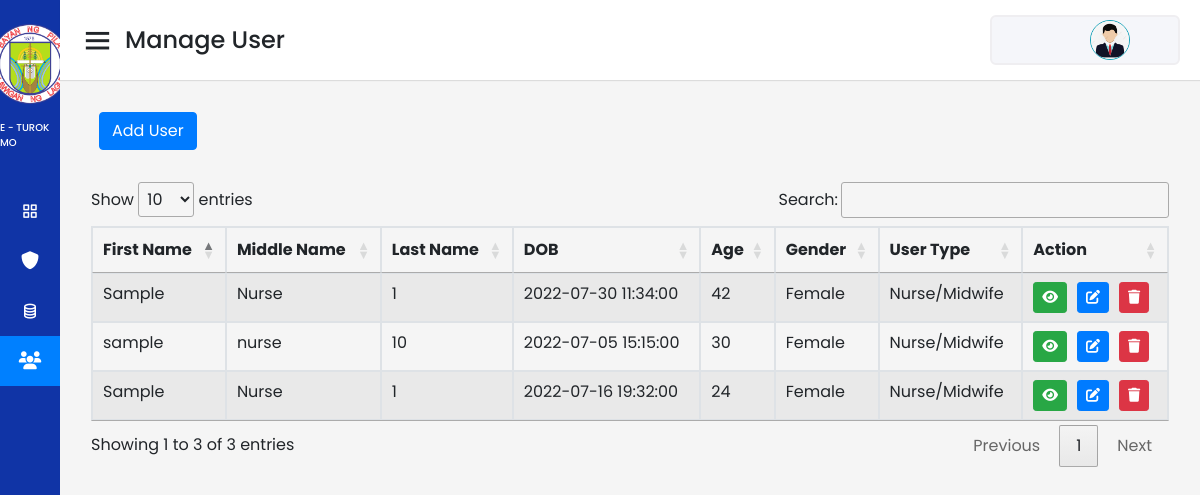
/admin/manage_user.php (signed in), run on the app's committed database.
### tables this page shows
CREATE TABLE `user_category` (
  `user_category_id` int(11) NOT NULL,
  `user_id` int(11) NOT NULL,
  `user_type` varchar(30) NOT NULL
);

CREATE TABLE `users` (
  `user_id` int(11) NOT NULL,
  `first_name` varchar(20) NOT NULL,
  `middle_name` varchar(20) NOT NULL,
  `last_name` varchar(20) NOT NULL,
  `dob` datetime DEFAULT NULL,
  `age` int(11) DEFAULT NULL,
  `gender` varchar(15) NOT NULL,
  `user_name` varchar(20) NOT NULL,
  `password` varchar(255) NOT NULL,
  `profile_img` varchar(255) NOT NULL
);

### utilities.php (called while the page is built, shortened)
<?php
function getActiveUserInfo($user_name){
    require("database/database-config.php");
    $selectActiveUser = $sqlConn->query("SELECT * FROM users INNER JOIN user_category ON users.user_id = user_category.user_id WHERE user_name='$user_name' LIMIT 1;");
    while($activeUserInfo = $selectActiveUser->fetch_assoc()):
        $activeUserId = $activeUserInfo['user_id'];
        $activeUserName = $activeUserInfo['user_name'];
        $activeUserFirstName = $activeUserInfo['first_name'];
        $activeUserMiddleName = $activeUserInfo['middle_name'];
        $activeUserLastName = $activeUserInfo['last_name'];
        $activeUserDOB = $activeUserInfo['dob'];
        $activeUserAge = $activeUserInfo['age'];
        $activeUserGender = $activeUserInfo['gender'];
        $activeUserImg = $activeUserInfo['profile_img'];
        $activeUserCategory = $activeUserInfo['user_type'];
        return array('activeUserId'=>$activeUserId,'activeUserName'=>$activeUserName,'activeUserFirstName'=>$activeUserFirstName,'activeUserMiddleName'=>$activeUserMiddleName,'activeUserLastName'=>$activeUserLastName,'activeUserDOB'=>$activeUserDOB,'activeUserAge'=>$activeUserAge,'activeUserGender'=>$activeUserGender,'activeUserImg'=>$activeUserImg,'activeUserCategory'=>$activeUserCategory);
    endwhile;
}

### admin/manage_user.php (the view, shortened to what this page needs)
<?php
require("../database/database-config.php");
require_once("../utilities.php");
$activeUser = $_SESSION["admin-logged-in-user"];
$array = getActiveUserInfo($activeUser);
$activeUserImg = $array['activeUserImg'];
?>
<!DOCTYPE html>
<html lang="en" dir="ltr">
  <head>
    <link rel="stylesheet" href="../css/bootstrap.min.css">
    <link rel="stylesheet" href="css/style.css?v=<?php echo time(); ?>">
    <link href='https://unpkg.com/boxicons@2.0.7/css/boxicons.min.css' rel='stylesheet'>
    <link rel="stylesheet" href="https://cdn.datatables.net/1.12.1/css/jquery.dataTables.min.css" />
   </head>
<body>
<div class="sidebar d-flex flex-column">
    <div class="logo-details d-flex flex-column py-4 mb-5">
      <img src="../images/pila_logo.png" alt="" height="80" width="80">
      <span class="logo_name mt-3">E - TUROK MO</span>
    </div>
      <ul class="nav-links py-5">
        <li>
          <a href="dashboard.php">
            <i class='bx bx-grid-alt' ></i>
            <span class="links_name">Dashboard</span>
          </a>
        </li>
        <button class="dropdown-btn">
          <i class="fa fa-shield"></i>
          <span class="links_name">Immunization</span>
        </button>
        <li>
        <a href="database_backup.php">
            <i class='bx bx-coin-stack' ></i>
            <span class="links_name">Database Backup</span>
          </a>
        </li>
        <li>
          <a href="manage_user.php" class="active">
            <i class="fas fa-users"></i>
            <span class="links_name">Manage User</span>
          </a>
        </li>
      </ul>
  </div>
  <section class="main-section">
    <nav>
      <div class="sidebar-button">
        <i class='bx bx-menu sidebarBtn'></i>
        <span class="dashboard">Manage User</span>
      </div>
      <div class="profile-details d-flex justify-content-end pr-5">
        <div class="dropdown">
          <?php
          if(empty($activeUserImg)){
            $activeUserImg = "../user_profile_img/default_profile.jpg";
          }
          else{
            $activeUserImg = "../user_profile_img/". $activeUserImg;
          }
          ?>
          <img src="<?php echo $activeUserImg; ?>"  class="dropdown-toggle border border-info rounded-circle border-5" alt="" id="dropdownMenuButton" data-toggle="dropdown" aria-haspopup="true" aria-expanded="false" style="cursor:pointer;" height="50" width="50">
      </div>
      </div>
    </nav>
    <div class="main-content mx-2 px-2">
      <div class="container-fluid">
        <div class="row d-flex p-2 justify-content-start">
            <div class="col">
                <button type="button" class="btn btn-primary" data-target="#addUserModal" data-toggle="modal">Add User</button>
            </div>
        </div>
      </div>
      <div class="container-fluid mt-4 ">
      <table id="user_list" class="table table-striped table-bordered">
        <thead class="text-center">
            <tr>
                <th>First Name</th>
                <th>Middle Name</th>
                <th>Last Name</th>
                <th>DOB</th>
                <th>Age</th>
                <th>Gender</th>
                <th>User Type</th>
                <th>Action</th>
            </tr>
        </thead>
        <tbody >
            <?php
            $selectNurseUser = $sqlConn->query("SELECT * FROM users INNER JOIN user_category ON users.user_id = user_category.user_id WHERE user_type='Nurse/Midwife';");
            while($row = mysqli_fetch_array($selectNurseUser)):?>
            <tr>
                <td><?php echo $row['first_name']; ?></td>
                <td><?php echo $row['middle_name']; ?></td>
                <td><?php echo $row['last_name']; ?></td>
                <td><?php echo $row['dob']; ?></td>
                <td><?php echo $row['age']; ?></td>
                <td><?php echo $row['gender']; ?></td>
                <td><?php echo $row['user_type']; ?></td>
                <td class="d-flex" style="gap: 10px;">
                    <button class="btn btn-success btn-sm" data-target="#viewUserModal<?php echo $row['user_id']; ?>" data-toggle="modal">
                        <i class="fas fa-eye"></i>
                    </button>
                    <button class="btn btn-primary btn-sm" data-target="#editUserModal<?php echo $row['user_id']; ?>" data-toggle="modal">
                    <i class="fas fa-edit"></i>
                    </button>
                    <button class="btn btn-danger btn-sm" data-target="#deleteUserModal<?php echo $row['user_id']; ?>" data-toggle="modal">
                        <i class="fas fa-trash"></i>
                    </button>
                </td>
            </tr>
            <?php endwhile;?>
        </tbody>
        </table>
      </div>
    </div>
  </section>

### admin/css/style.css (style rules this page uses)
* { margin: 0; padding: 0; box-sizing: border-box; font-family: 'Poppins', sans-serif; }
.sidebar { position: fixed; height: 100%; width: 240px; background: #1034a6; transition: all 0.5s ease; }
.sidebar .logo-details { height: 80px; display: flex; align-items: center; }
.sidebar .logo-details .logo_name { color: #fff; font-size: 24px; font-weight: 500; }
.sidebar .nav-links { margin-top: 10px; }
.sidebar .nav-links li { position: relative; list-style: none; height: 50px; }
.sidebar .nav-links li a { height: 100%; width: 100%; display: flex; align-items: center; text-decoration: none; transition: all 0.4s ease; }
.sidebar .nav-links li a.active { background: #0080ff; }
.active { background: #0080ff; }
.sidebar .nav-links li i { min-width: 60px; text-align: center; font-size: 18px; color: #fff; }
.sidebar .nav-links li a .links_name { color: #fff; font-size: 15px; font-weight: 400; white-space: nowrap; }
.main-section { position: relative; background: #f5f5f5; min-height: 100vh; width: calc(100% - 240px); left: 240px; transition: all 0.5s ease; }
.main-section nav { display: flex; justify-content: space-between; height: 80px; background: #fff; display: flex; align-items: center; position: fixed; width: calc(100% - 240px); left: 240px; z-index: 100; padding: 0 20px; box-shadow: 0 1px 1px rgba(0, 0, 0, 0.1); transition: all 0.5s ease; }
.main-section nav .sidebar-button { display: flex; align-items: center; font-size: 24px; font-weight: 500; }
nav .sidebar-button i { font-size: 35px; margin-right: 10px; }
.main-section nav .profile-details { display: flex; align-items: center; background: #F5F6FA; border: 2px solid #EFEEF1; border-radius: 6px; height: 50px; min-width: 190px; padding: 0 15px 0 2px; }
nav .profile-details img { height: 40px; width: 40px; border-radius: 6px; object-fit: cover; }
.main-section .main-content { position: relative; padding-top: 104px; }
.dropdown-btn { height: 50px; display: flex; align-items: center; text-decoration: none; transition: all 0.4s ease; cursor: pointer; width: 100%; background-color: #1034a6; border: none; outline: none; }
.dropdown-btn i { min-width: 60px; text-align: center; font-size: 18px; color: #fff; }
.dropdown-btn .links_name { color: #fff; font-size: 15px; font-weight: 400; white-space: nowrap; }
@media (max-width: 1240px) { .sidebar .logo-details .logo_name { margin-top: 20px; font-size: 10px; } }
@media (max-width: 1240px) { .sidebar { width: 60px; } }
@media (max-width: 1240px) { .main-section { width: calc(100% - 60px); left: 60px; } }
@media (max-width: 1240px) { .main-section nav { width: calc(100% - 60px); left: 60px; } }

### data on the page
user_category: user.first_name "Sample", user.middle_name "Nurse", user.last_name "1", user.dob "2022-07-30 11:34:00", user.age "42", user.gender "Female", user_type "Nurse/Midwife"
user_category: user.first_name "sample", user.middle_name "nurse", user.last_name "10", user.dob "2022-07-05 15:15:00", user.age "30", user.gender "Female", user_type "Nurse/Midwife"
user_category: user.first_name "Sample", user.middle_name "Nurse", user.last_name "1", user.dob "2022-07-16 19:32:00", user.age "24", user.gender "Female", user_type "Nurse/Midwife"
